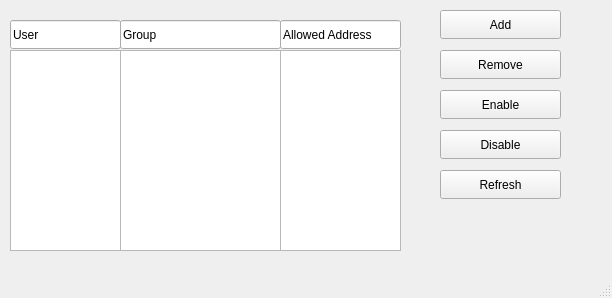
<?xml version="1.0" encoding="UTF-8"?>
<ui version="4.0">
 <class>MainWindow</class>
 <widget class="QMainWindow" name="MainWindow">
  <property name="geometry">
   <rect>
    <x>0</x>
    <y>0</y>
    <width>612</width>
    <height>298</height>
   </rect>
  </property>
  <property name="windowTitle">
   <string>Users</string>
  </property>
  <widget class="QWidget" name="centralwidget">
   <widget class="QLineEdit" name="version">
    <property name="geometry">
     <rect>
      <x>120</x>
      <y>20</y>
      <width>161</width>
      <height>29</height>
     </rect>
    </property>
    <property name="text">
     <string>Group</string>
    </property>
   </widget>
   <widget class="QListWidget" name="addressField">
    <property name="geometry">
     <rect>
      <x>280</x>
      <y>50</y>
      <width>121</width>
      <height>201</height>
     </rect>
    </property>
   </widget>
   <widget class="QListWidget" name="groupField">
    <property name="geometry">
     <rect>
      <x>120</x>
      <y>50</y>
      <width>161</width>
      <height>201</height>
     </rect>
    </property>
   </widget>
   <widget class="QLineEdit" name="version_2">
    <property name="geometry">
     <rect>
      <x>280</x>
      <y>20</y>
      <width>121</width>
      <height>29</height>
     </rect>
    </property>
    <property name="text">
     <string>Allowed Address</string>
    </property>
   </widget>
   <widget class="QListWidget" name="userField">
    <property name="geometry">
     <rect>
      <x>10</x>
      <y>50</y>
      <width>111</width>
      <height>201</height>
     </rect>
    </property>
   </widget>
   <widget class="QPushButton" name="refreshButton">
    <property name="geometry">
     <rect>
      <x>440</x>
      <y>170</y>
      <width>121</width>
      <height>29</height>
     </rect>
    </property>
    <property name="text">
     <string>Refresh</string>
    </property>
   </widget>
   <widget class="QLineEdit" name="package_2">
    <property name="geometry">
     <rect>
      <x>10</x>
      <y>20</y>
      <width>111</width>
      <height>29</height>
     </rect>
    </property>
    <property name="text">
     <string>User</string>
    </property>
   </widget>
   <widget class="QPushButton" name="addButton">
    <property name="geometry">
     <rect>
      <x>440</x>
      <y>10</y>
      <width>121</width>
      <height>29</height>
     </rect>
    </property>
    <property name="text">
     <string>Add</string>
    </property>
   </widget>
   <widget class="QPushButton" name="enableButton">
    <property name="geometry">
     <rect>
      <x>440</x>
      <y>90</y>
      <width>121</width>
      <height>29</height>
     </rect>
    </property>
    <property name="text">
     <string>Enable</string>
    </property>
   </widget>
   <widget class="QPushButton" name="removeButton">
    <property name="geometry">
     <rect>
      <x>440</x>
      <y>50</y>
      <width>121</width>
      <height>29</height>
     </rect>
    </property>
    <property name="text">
     <string>Remove</string>
    </property>
   </widget>
   <widget class="QPushButton" name="disableButton">
    <property name="geometry">
     <rect>
      <x>440</x>
      <y>130</y>
      <width>121</width>
      <height>29</height>
     </rect>
    </property>
    <property name="text">
     <string>Disable</string>
    </property>
   </widget>
  </widget>
  <widget class="QStatusBar" name="statusbar"/>
 </widget>
 <resources/>
 <connections/>
</ui>
